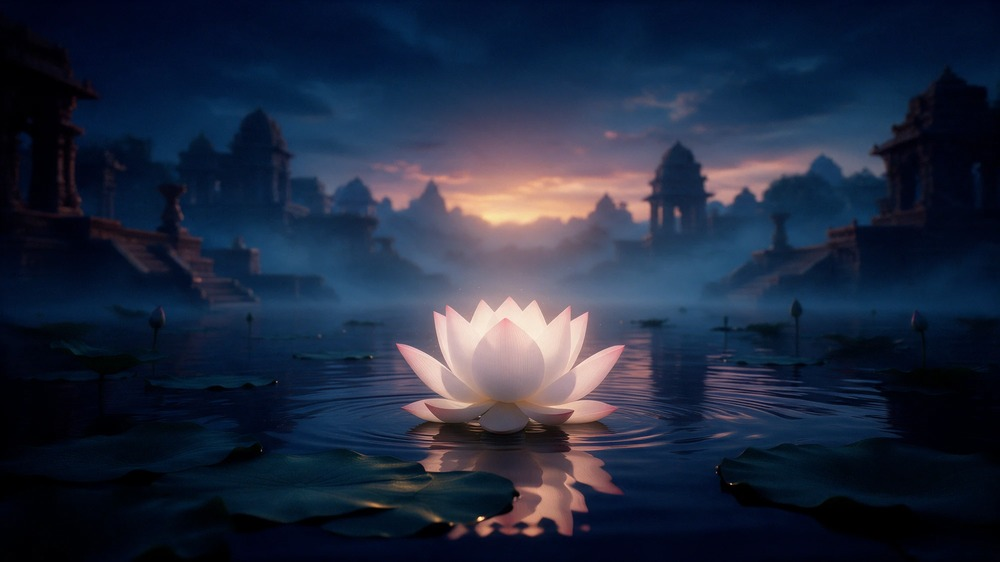
#> input picture ar-card/assets/card-target.jpg, 1000 x 562 px
$ python make-test-camera.py ../assets/card-target.jpg ../assets/card-target.jpg out.png
#> lines starting #> are read from the running program, lines starting #| are printed output that depends on the picture
#!/usr/bin/env python3
"""Render a synthetic "phone camera" clip for automated tracking tests.

    python3 tools/make-test-camera.py <card-image> <decoy-image> <out.y4m> [--decoy-only] [--mirror-decoy]

Timeline (24 fps, 640x480 like a default webcam):
  0-3 s   decoy (an unrelated picture) on a table  -> must NOT trigger
  3-13 s  the card, in perspective, drifting/rotating slowly
  13-15 s empty table                              -> card lost
  15-18 s the card again                           -> found again
<decoy-image> may be "synthetic" for a generated unrelated picture.
--decoy-only renders 10 s of just the decoy (a negative test); --mirror-decoy
uses a mirrored copy of the decoy image. Raw frames are piped to ffmpeg to write a .y4m Chromium can use as a fake camera.
"""
import math
import subprocess
import sys

import numpy as np
from PIL import Image, ImageDraw, ImageFilter

W, H, FPS = 640, 480, 24


def coeffs(dst, src):
    """PIL perspective coefficients mapping output (dst) points to input (src)."""
    a = []
    for (x, y), (u, v) in zip(dst, src):
        a.append([x, y, 1, 0, 0, 0, -u * x, -u * y])
        a.append([0, 0, 0, x, y, 1, -v * x, -v * y])
    b = np.array(src).reshape(8)
    return np.linalg.solve(np.array(a, dtype=float), b).tolist()


def table():
    rng = np.random.default_rng(7)
    base = np.zeros((H, W, 3), dtype=np.float32)
    base[:] = (118, 92, 70)
    grain = rng.normal(0, 1, (H, W // 8)).repeat(8, axis=1)
    base += grain[..., None] * 9
    base += rng.normal(0, 4, (H, W, 1))
    img = Image.fromarray(np.clip(base, 0, 255).astype(np.uint8)).filter(ImageFilter.GaussianBlur(1.2))
    return img


def place(bg, card, cx, cy, width, rot_deg, tilt):
    """Paste `card` as a quad centred at (cx, cy) with rotation and a perspective tilt."""
    cw, ch = card.size
    hw, hh = width / 2, width * ch / cw / 2
    corners = [(-hw * (1 - tilt), -hh), (hw * (1 - tilt), -hh), (hw * (1 + tilt), hh), (-hw * (1 + tilt), hh)]
    r = math.radians(rot_deg)
    quad = [(cx + x * math.cos(r) - y * math.sin(r), cy + x * math.sin(r) + y * math.cos(r)) for x, y in corners]
    src = [(0, 0), (cw, 0), (cw, ch), (0, ch)]
    warped = card.transform((W, H), Image.PERSPECTIVE, coeffs(quad, src), Image.BICUBIC)
    mask = Image.new("L", (W, H), 0)
    ImageDraw.Draw(mask).polygon(quad, fill=255)
    shadow = Image.new("L", (W, H), 0)
    ImageDraw.Draw(shadow).polygon([(x + 6, y + 8) for x, y in quad], fill=110)
    out = Image.composite(Image.new("RGB", (W, H), (20, 14, 10)), bg, shadow.filter(ImageFilter.GaussianBlur(8)))
    return Image.composite(warped, out, mask)


def synthetic_decoy():
    """A busy, unrelated picture (random shapes) — plenty of features, none of them the card's."""
    rng = np.random.default_rng(11)
    img = Image.new("RGB", (1000, 562), (24, 30, 58))
    d = ImageDraw.Draw(img)
    for _ in range(140):
        x, y = rng.integers(0, 1000), rng.integers(0, 562)
        r = int(rng.integers(8, 70))
        col = tuple(int(c) for c in rng.integers(30, 255, 3))
        if rng.random() < 0.5:
            d.ellipse([x - r, y - r, x + r, y + r], fill=col)
        else:
            d.rectangle([x - r, y - r // 2, x + r, y + r // 2], fill=col)
    return img


def main():
    card = Image.open(sys.argv[1]).convert("RGB")
#> card is the input picture: PIL image 1000x562 RGB; mean R, G, B 32.5, 41.9, 62.6
    decoy = synthetic_decoy() if sys.argv[2] == "synthetic" else Image.open(sys.argv[2]).convert("RGB")
    out = sys.argv[3]
    decoy_only = "--decoy-only" in sys.argv
    if "--mirror-decoy" in sys.argv:
        decoy = decoy.transpose(Image.FLIP_LEFT_RIGHT)
    bg = table()
#> in table, `img = Image.fromarray(np.clip(base, 0, 255).astype(np.uint8)).filter(I..`:
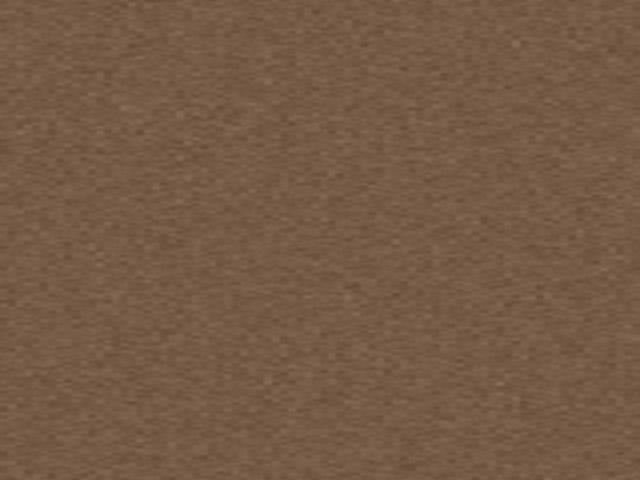
#> img: PIL image 640x480 RGB; mean R, G, B 117.4, 91.4, 69.4
#> (the run stopped early here; a loop or call above may not have finished)
